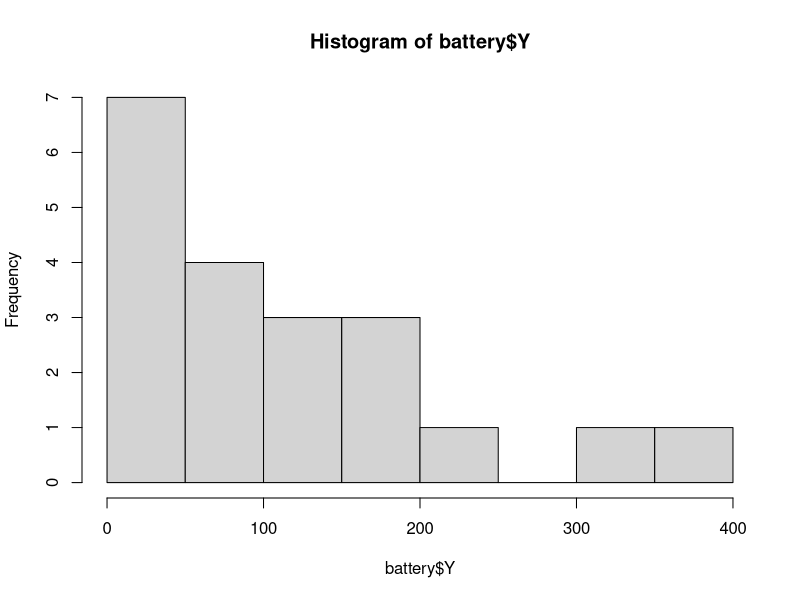
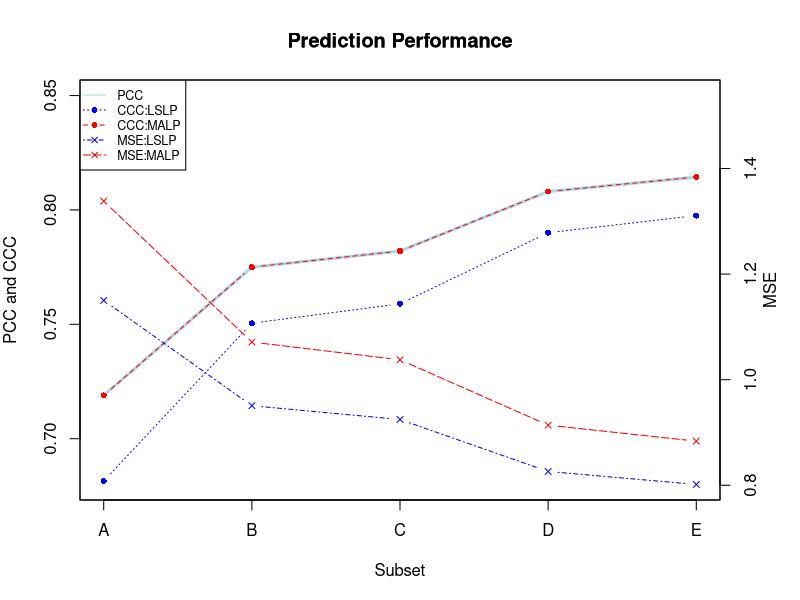
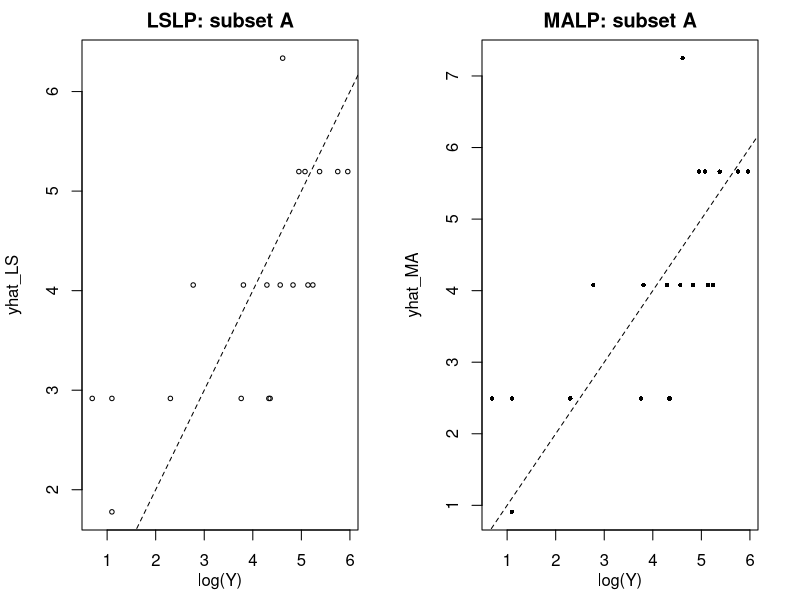
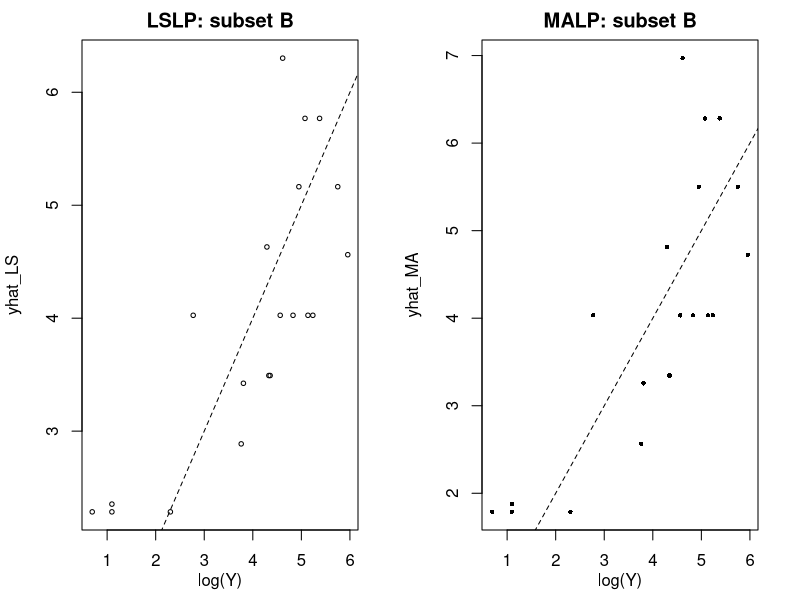
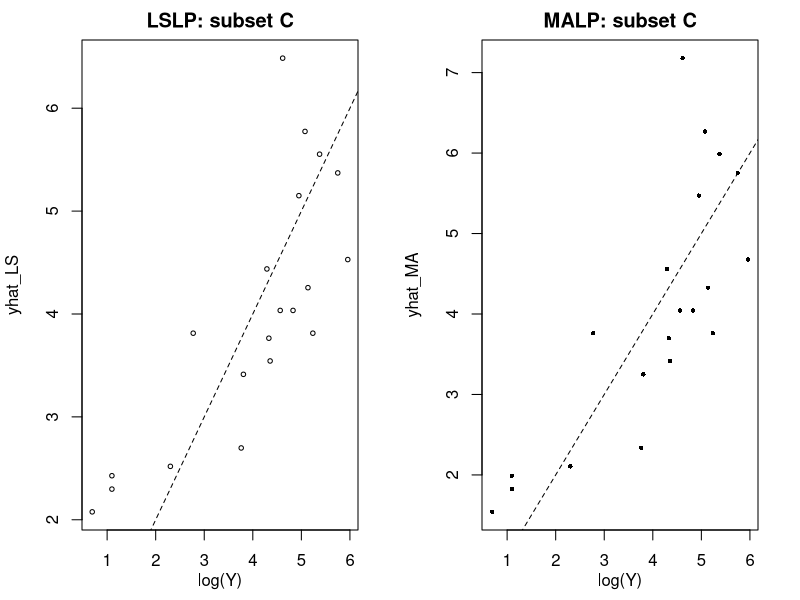
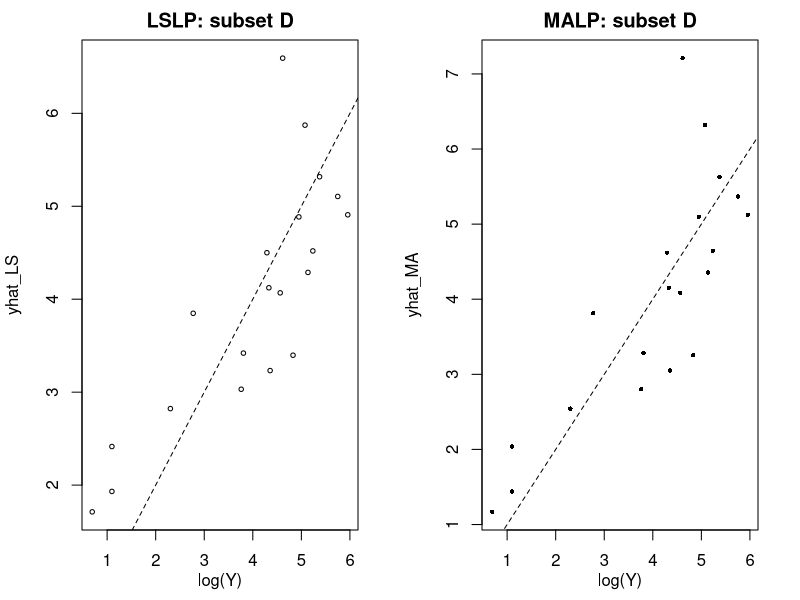
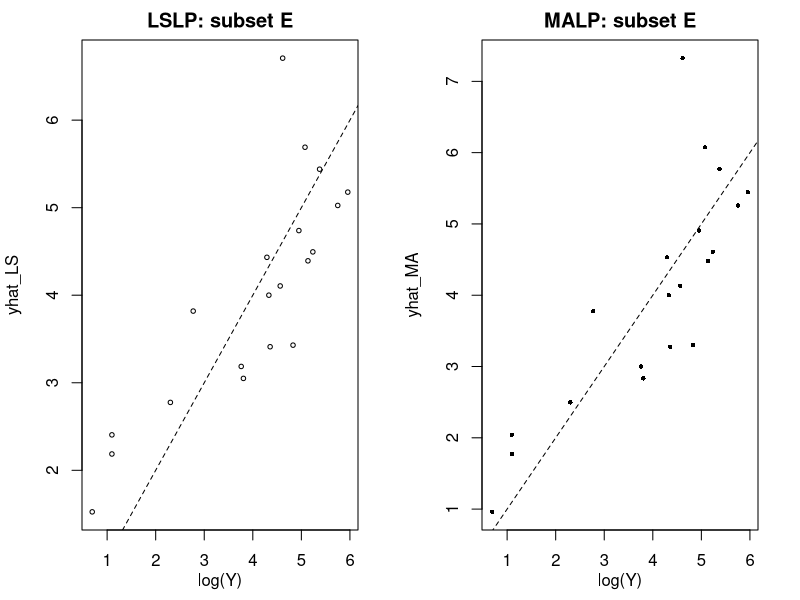

Generate these figures, in order, with R:
#-------------------------------------------------------------------------------
# Example 2
#-------------------------------------------------------------------------------
# This example use the dataset called 'Battery Failure data' (Table 7.5) from
# the book Applied Multivariate statistical analysis 6ed by Johnson & Wichern.
#
# Description: Satellite applications motivated the development of a silver-zinc  
# battery. The dataset below contains failure data collected to characterize the 
# performance of the battery during its life cycle.
# X1 = Charge rate (amps)
# X2 = Discharge rate
# X3 = Dept of discharge (% of rated ampere-hours)
# X4 = Temperature (celcius)
# X5 = End of charge voltage (volts)
# Y  = Cycles to failure

battery <- read.table("T7-5.DAT", header=F)
colnames(battery) <- c("X1", "X2", "X3", "X4", "X5", "Y")


CCC <- function(x,y){
  2*cov(x,y)/(var(x)+var(y)+(mean(x)-mean(y))^2)
}

PCC <- function(x,y){
  cor(x,y)
}

MSE <- function(x,y){
  mean((x-y)^2)
}

# correlation matrix
cor(battery)

# distribution of response variable
hist(battery$Y)


# p = 1
fit_LS1 <- lm(log(Y) ~ X4, data=battery) 
summary(fit_LS1) # Multiple correlation = 0.7189
beta_LS1 <- fit_LS1$coefficients
Yhat_LS1 <- fit_LS1$fitted.values
gamma <- cor(log(battery$Y), Yhat_LS1)
muY <- mean(log(battery$Y))
beta_MA1 <- c((1-1/gamma)*muY+beta_LS1[1]/gamma, beta_LS1[-1]/gamma)
names(beta_MA1) <- names(beta_LS1)
Yhat_MA1 <- beta_MA1[1] + beta_MA1[2] * battery$X4
est_coef <- cbind(beta_LS1, beta_MA1)
pcc <- c(PCC(log(battery$Y), Yhat_LS1), PCC(log(battery$Y), Yhat_MA1))  
ccc <- c(CCC(log(battery$Y), Yhat_LS1), CCC(log(battery$Y), Yhat_MA1))  
mse <- c(MSE(log(battery$Y), Yhat_LS1), MSE(log(battery$Y), Yhat_MA1))
RES1 <- cbind(PCC=pcc, CCC=ccc, MSE=mse)
rownames(RES1) <- c("LS", "MA" )
round(RES1, 3)
round(est_coef, 3)


# p = 2
fit_LS2 <- lm(log(Y) ~ X4 + X2, data=battery) 
summary(fit_LS2) # multiple correlation = 0.7749839
beta_LS2 <- fit_LS2$coefficients
Yhat_LS2 <- fit_LS2$fitted.values
gamma <- cor(log(battery$Y), Yhat_LS2)
muY <- mean(log(battery$Y))
beta_MA2 <- c((1-1/gamma)*muY+beta_LS2[1]/gamma, 
              beta_LS2[2]/gamma, 
              beta_LS2[3]/gamma)
names(beta_MA2) <- names(beta_LS2)
Yhat_MA2 <- beta_MA2[1] + beta_MA2[2] * battery$X4 + beta_MA2[3] * battery$X2
est_coef <- cbind(beta_LS2, beta_MA2)
pcc <- c(PCC(log(battery$Y), Yhat_LS2), PCC(log(battery$Y), Yhat_MA2))  
ccc <- c(CCC(log(battery$Y), Yhat_LS2), CCC(log(battery$Y), Yhat_MA2))  
mse <- c(MSE(log(battery$Y), Yhat_LS2), MSE(log(battery$Y), Yhat_MA2))
RES2 <- cbind(PCC=pcc, CCC=ccc, MSE=mse)
rownames(RES2) <- c("LS", "MA" )
round(RES2, 3)
round(est_coef, 3)

# p = 3
fit_LS3 <- lm(log(Y) ~ X4 + X2 + X1, data=battery) 
summary(fit_LS3) # multiple correlation = 0.7820486
beta_LS3 <- fit_LS3$coefficients
Yhat_LS3 <- fit_LS3$fitted.values
gamma <- cor(log(battery$Y), Yhat_LS3)
muY <- mean(log(battery$Y))
beta_MA3 <- c((1-1/gamma)*muY+beta_LS3[1]/gamma, 
              beta_LS3[2]/gamma, 
              beta_LS3[3]/gamma,beta_LS3[4]/gamma)
names(beta_MA3) <- names(beta_LS3)
Yhat_MA3 <- beta_MA3[1] + beta_MA3[2] * battery$X4 + beta_MA3[3] * battery$X2 + beta_MA3[4] * battery$X1
est_coef <- cbind(beta_LS3, beta_MA3)
pcc <- c(PCC(log(battery$Y), Yhat_LS3), PCC(log(battery$Y), Yhat_MA3))  
ccc <- c(CCC(log(battery$Y), Yhat_LS3), CCC(log(battery$Y), Yhat_MA3))  
mse <- c(MSE(log(battery$Y), Yhat_LS3), MSE(log(battery$Y), Yhat_MA3))
RES3 <- cbind(PCC=pcc, CCC=ccc, MSE=mse)
rownames(RES3) <- c("LS", "MA" )
round(RES3, 3)
round(est_coef, 3)


# p = 4
fit_LS4 <- lm(log(Y) ~ X4 + X2 + X1 + X5, data=battery) 
summary(fit_LS4) # multiple correlation = 0.8080223
beta_LS4 <- fit_LS4$coefficients
Yhat_LS4 <- fit_LS4$fitted.values
gamma <- cor(log(battery$Y), Yhat_LS4)
muY <- mean(log(battery$Y))
beta_MA4 <- c((1-1/gamma)*muY+beta_LS4[1]/gamma, 
              beta_LS4[2]/gamma, beta_LS4[3]/gamma, 
              beta_LS4[4]/gamma, beta_LS4[5]/gamma)
names(beta_MA4) <- names(beta_LS4)
Yhat_MA4 <- beta_MA4[1] + beta_MA4[2] * battery$X4 + beta_MA4[3] * battery$X2 + 
  beta_MA4[4] * battery$X1 + beta_MA4[5] * battery$X5
est_coef <- cbind(beta_LS4, beta_MA4)
pcc <- c(PCC(log(battery$Y), Yhat_LS4), PCC(log(battery$Y), Yhat_MA4))  
ccc <- c(CCC(log(battery$Y), Yhat_LS4), CCC(log(battery$Y), Yhat_MA4))  
mse <- c(MSE(log(battery$Y), Yhat_LS4), MSE(log(battery$Y), Yhat_MA4))
RES4 <- cbind(PCC=pcc, CCC=ccc, MSE=mse)
rownames(RES4) <- c("LS", "MA" )
round(RES4, 3)
round(est_coef, 3)


# p = 5
fit_LS5 <- lm(log(Y) ~ X4 + X2 + X1 + X5 + X3, data=battery) 
summary(fit_LS5) # multiple correlation = 0.8144323
beta_LS5 <- fit_LS5$coefficients
Yhat_LS5 <- fit_LS5$fitted.values
gamma <- cor(log(battery$Y), Yhat_LS5)
muY <- mean(log(battery$Y))
beta_MA5 <- c((1-1/gamma)*muY+beta_LS5[1]/gamma, 
              beta_LS5[2]/gamma, beta_LS5[3]/gamma, 
              beta_LS5[4]/gamma, beta_LS5[5]/gamma, beta_LS5[6]/gamma)
names(beta_MA5) <- names(beta_LS5)
Yhat_MA5 <- beta_MA5[1] + beta_MA5[2] * battery$X4 + beta_MA5[3] * battery$X2 + 
  beta_MA5[4] * battery$X1 + beta_MA5[5] * battery$X5 + beta_MA5[6] * battery$X3
est_coef <- cbind(beta_LS5, beta_MA5)
pcc <- c(PCC(log(battery$Y), Yhat_LS5), PCC(log(battery$Y), Yhat_MA5))  
ccc <- c(CCC(log(battery$Y), Yhat_LS5), CCC(log(battery$Y), Yhat_MA5))  
mse <- c(MSE(log(battery$Y), Yhat_LS5), MSE(log(battery$Y), Yhat_MA5))
RES5 <- cbind(PCC=pcc, CCC=ccc, MSE=mse)
rownames(RES5) <- c("LS", "MA" )
round(RES5, 3)
round(est_coef, 3)

xax <- seq(1,9,by=2)
pcc.ls.ma <- rbind(RES1[,1], RES2[,1], RES3[,1], RES4[,1], RES5[,1])
ccc.ls.ma <- rbind(RES1[,2], RES2[,2], RES3[,2], RES4[,2], RES5[,2])
mse.ls.ma <- rbind(RES1[,3], RES2[,3], RES3[,3], RES4[,3], RES5[,3])

# Prediction performance plot
par(mar=c(5,4,4,4))
plot(1:5, pcc.ls.ma[,1], xaxt='n', main="Prediction Performance",
     xlab="Subset", ylab="PCC and CCC",ylim=c(0.68,0.85),
     type='l', lwd=3, col="lightblue", cex=0.8)
axis(1, at=1:5, labels=LETTERS[1:5])
lines(1:5, ccc.ls.ma[,1], col="blue", lty=3, lwd=1, type="b", pch=16, cex=0.8) # lslp
lines(1:5, ccc.ls.ma[,2], col="red", lty=2, lwd=1, type="b", pch=16, cex=0.8) # malp
legend("topleft", c("PCC","CCC:LSLP","CCC:MALP","MSE:LSLP","MSE:MALP"),
       lty=c(1,3,2,4,5), col=c("lightblue","blue","red","blue","red"), 
       pch=c(NA,16,16,4,4),cex=0.75)
box()
par(new=TRUE)
plot(1:5, mse.ls.ma[,1], xaxt='n', main="Prediction Performance",
     xlab="", ylab="", ylim=c(min(mse.ls.ma[,1]),max(mse.ls.ma[,2])+0.2),
     type='b', lty=4, col="blue",  lwd=1, axes=FALSE, pch=4, cex=0.8) # lslp
axis(4, ylim=c(min(mse.ls.ma[,1]),max(mse.ls.ma[,2])+0.2),las=3)
lines(1:5, mse.ls.ma[,2], col="red",type="b", lty=5, lwd=1, pch=4, cex=0.8) # malp
mtext("MSE", side=4, line=2)


# y vs yhat plots
yhat.ls <- cbind(Yhat_LS1, Yhat_LS2, Yhat_LS3, Yhat_LS4, Yhat_LS5)
yhat.ma <- cbind(Yhat_MA1, Yhat_MA2, Yhat_MA3, Yhat_MA4, Yhat_MA5)

par(mar=c(3.5, 4.1, 2, 2.1),mfrow=c(1,2))

plot(log(battery$Y), yhat.ls[,1], cex=0.6, xlab="", ylab="yhat_LS", main="LSLP: subset A")
mtext("log(Y)", side=1, line=2)
abline(a=0, b=1, lty=2)
plot(log(battery$Y), yhat.ma[,1], cex=0.6, pch=16,
     xlab="", ylab="yhat_MA", main="MALP: subset A")
mtext("log(Y)", side=1, line=2)
abline(a=0, b=1, lty=2)

plot(log(battery$Y), yhat.ls[,2], cex=0.6, xlab="", ylab="yhat_LS", main="LSLP: subset B")
abline(a=0, b=1, lty=2)
mtext("log(Y)", side=1, line=2)
plot(log(battery$Y), yhat.ma[,2], cex=0.6, pch=16,
     xlab="", ylab="yhat_MA", main="MALP: subset B")
mtext("log(Y)", side=1, line=2)
abline(a=0, b=1, lty=2)

plot(log(battery$Y), yhat.ls[,3], cex=0.6, xlab="", ylab="yhat_LS", main="LSLP: subset C")
abline(a=0, b=1, lty=2)
mtext("log(Y)", side=1, line=2)
plot(log(battery$Y), yhat.ma[,3], cex=0.6, pch=16,
     xlab="", ylab="yhat_MA", main="MALP: subset C")
mtext("log(Y)", side=1, line=2)
abline(a=0, b=1, lty=2)

plot(log(battery$Y), yhat.ls[,4], cex=0.6, xlab="", ylab="yhat_LS", main="LSLP: subset D")
abline(a=0, b=1, lty=2)
mtext("log(Y)", side=1, line=2)
plot(log(battery$Y), yhat.ma[,4], cex=0.6, pch=16,
     xlab="", ylab="yhat_MA", main="MALP: subset D")
abline(a=0, b=1, lty=2)
mtext("log(Y)", side=1, line=2)

plot(log(battery$Y), yhat.ls[,5], cex=0.6, xlab="", ylab="yhat_LS", main="LSLP: subset E")
abline(a=0, b=1, lty=2)
mtext("log(Y)", side=1, line=2)
plot(log(battery$Y), yhat.ma[,5], cex=0.6, pch=16,
     xlab="", ylab="yhat_MA", main="MALP: subset E")
abline(a=0, b=1, lty=2)
mtext("log(Y)", side=1, line=2)